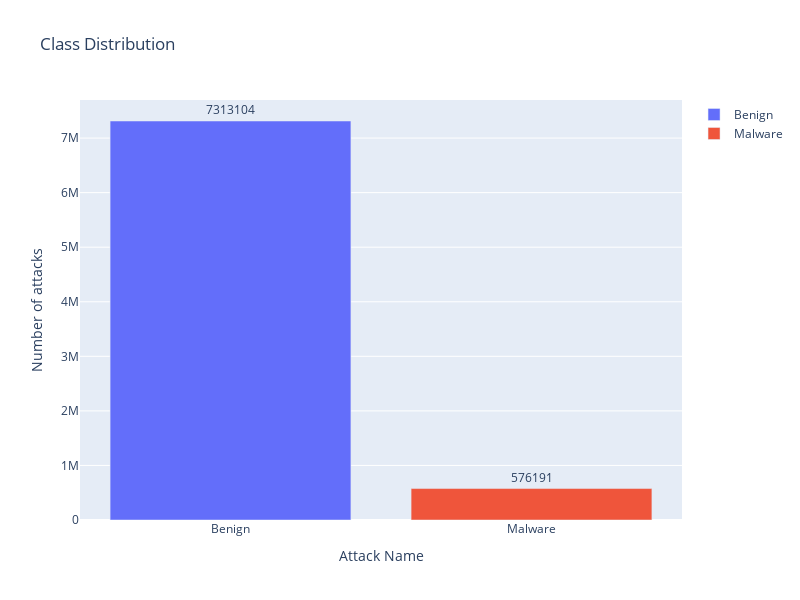

The cell this chart's notebook holds for it:
### Markdown cell above
Another way to display the same pot

### Code cell
from plotly.offline import init_notebook_mode, iplot, plot
import plotly as py
import plotly.express as px
init_notebook_mode(connected=True)
import plotly.graph_objs as go

fig = go.Figure(data=[
    go.Bar(name='Benign', 
           y=df["Label"].value_counts().values[0:1],
           x=['Benign'],
           text = df["Label"].value_counts()[0:1],
           orientation='v',
           textposition='outside',),
    go.Bar(name='Malware', 
           y=df["Label"].value_counts().values[1:2],
           x=['Malware'],
           text = df["Label"].value_counts()[1:2],
           orientation='v',
           textposition='outside',)
])
fig.update_layout(
                  width=800,
                  height=600,
                  title=f'Class Distribution',
                  yaxis_title='Number of attacks',
                  xaxis_title='Attack Name',)
iplot(fig)

### Figure 1 — Plotly figure (JSON) as saved in the notebook; plotly's stock layout.template omitted (floating-point values rounded to 4 significant figures)
{"data": [{"name": "Benign", "orientation": "v", "text": [7313104], "textposition": "outside", "type": "bar", "x": ["Benign"], "y": [7313104]}, {"name": "Malware", "orientation": "v", "text": [576191], "textposition": "outside", "type": "bar", "x": ["Malware"], "y": [576191]}], "layout": {"height": 600, "title": {"text": "Class Distribution"}, "width": 800, "xaxis": {"title": {"text": "Attack Name"}}, "yaxis": {"title": {"text": "Number of attacks"}}}}
